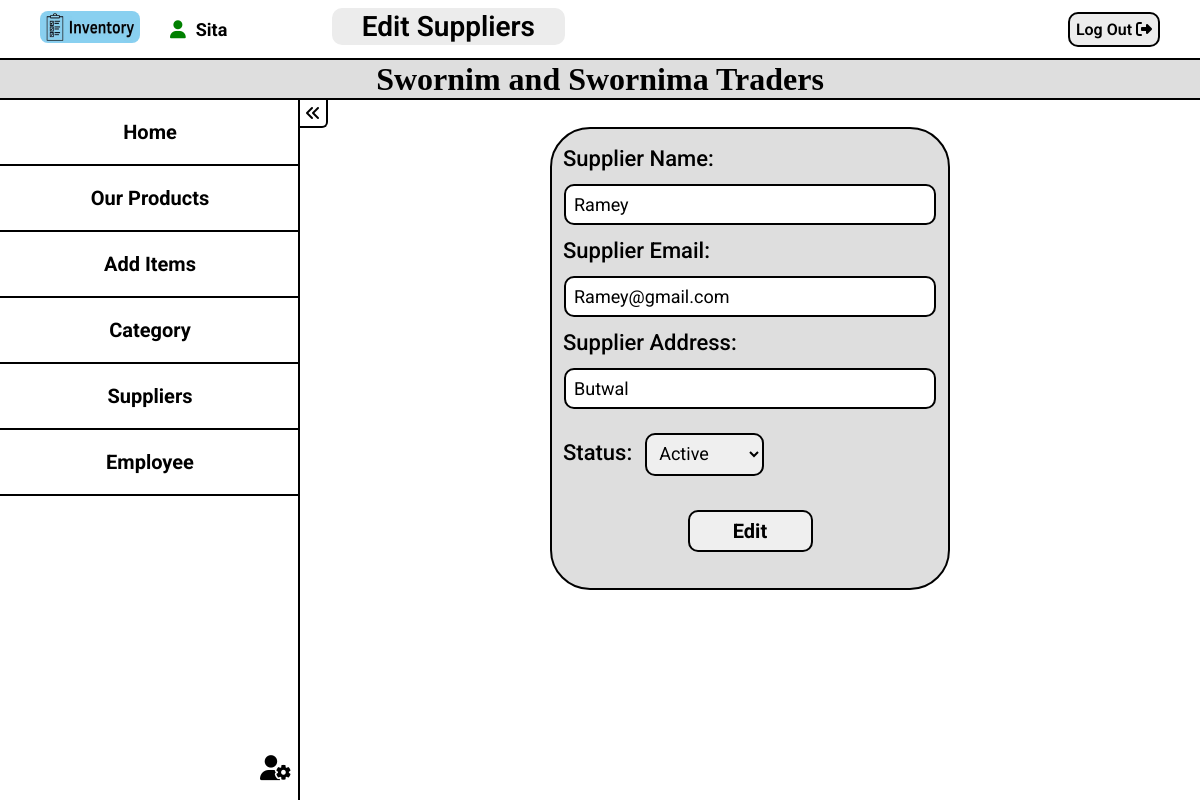
Screenshot of /pages/editsupplier.php?id=4 (signed in) with the database file from the repository.
### tables this page shows
CREATE TABLE `employee` (
  `Employee_ID` int(11) NOT NULL,
  `Employee_email` varchar(100) NOT NULL,
  `Employee_password` varchar(50) NOT NULL,
  `Employee_name` text NOT NULL
);

CREATE TABLE `supplier` (
  `Supplier_ID` int(11) NOT NULL,
  `Supplier_Name` varchar(255) NOT NULL,
  `Supplier_Address` varchar(255) NOT NULL,
  `Supplier_Email` varchar(100) NOT NULL,
  `Supplier_Status` varchar(100) NOT NULL
);

### pages/editsupplier.php (the view, shortened to what this page needs)
<?php
 require("../Function/connect.php");
 ?>
<!DOCTYPE html>
<html lang="en">
  <head>
    <link rel="stylesheet" href="../assets/css/form.css" />
    <link rel="stylesheet" href="../assets/css/base.css">
    <link
      rel="stylesheet"
      href="https://cdnjs.cloudflare.com/ajax/libs/font-awesome/6.2.1/css/all.min.css"
    />
  </head>
  <body>
    <nav class="top">
    <div class="logo"><a href="../index.php"><img src="../assets/images/logo.jpg" alt="logo" /></a><div class="username"><i class="fa-solid fa-user"></i><?php
    if(isset($_SESSION['email'])){
      $username=mysqli_fetch_assoc(mysqli_query($conn, "SELECT * FROM `employee` WHERE Employee_email='".$_SESSION['email']."'"));
      echo $username['Employee_name'];
    }
    ?></div></div>
      <ul>
      <li class="logout"><a href="../Function/logout.php"> Log Out <i class="fa-solid fa-right-from-bracket"></i></a></li>
      <li class="add">Edit Suppliers</li>
      </ul>
    </nav>
    <div class="shopname">Swornim and Swornima Traders</div>
    <nav class="side sideActive">
      <ul>
      <li><a href="./dashboard.php">Home</a></li>
        <li><a href="./ourproducts.php">Our Products</a></li>
        <li><a href="./additems.php">Add Items</a></li>
        <li><a href="./categories.php">Category</a></li>
        <li><a href="./suppliers.php">Suppliers</a></li>
        <li><a href="./employee.php">Employee</a></li>
        <a href="./settings.php"><i class="fa-solid fa-user-gear settings"></a></i>
      </ul>
      <i class="fa-solid fa-angles-left back"></i>
    </nav>
    <div class="wrapper">
      <div class="container">
      <form method="post" action="../Function/editsupplier.php">
        <?php
            if($_GET){
                $id = $_GET["id"];
            }
            else{
                header("location: ./suppliers.php");
            }
            $res = mysqli_query($conn, "SELECT * FROM `supplier` WHERE `Supplier_ID` = '$id'");
            if($res){
                while($row = mysqli_fetch_assoc($res)){
?>
    <label for="name" >Supplier Name:</label><input type="text" placeholder="Supplier Name" id="name" required name="suppliername"
    <?php echo "value='".$row['Supplier_Name']."'";?>>
     <label for="email" >Supplier Email:</label><input type="text" placeholder="Supplier Email" id="email" required name="supplieremail"
<?php echo "value='".$row['Supplier_Email']."'";?>>
     <label for="address" >Supplier Address:</label><input type="text" placeholder="Supplier Address" id="address" required name="supplieraddress"
<?php echo "value='".$row['Supplier_Address']."'";?>>
     <div class="row">
  <label for="status" >Status:</label><select name="supplierstatus" id="status">
    <option value="active">Active</option>
  </select>
</div>
<label for="button"></label><input type="submit" value="Edit" id="button" required></div>
</div>
            <?php
                }
            }
            else{
                echo "<script>alert('Some error occured!')</script>";
                echo "<script>location.href= '../pages/suppliers.php'</script>";
            }
        ?>
  </body>
</html>

### assets/css/form.css (style rules this page uses)
.wrapper { display:flex; justify-content: center; align-items: center; height:calc(100vh - 350px); }
.container form { display: flex; flex-direction:column; padding: 1rem 0; width: 400px; border: 2px solid black; border-radius: 40px; background-color:#dedede; }
.container form > input, .container form .row > select { font-size: 18px; padding:8px; margin:12px; border-radius:10px; border:2px solid black; }
.container form .row > select { cursor: pointer; }
.container form .row > select { width: 30%; }
.container form > label, .container form .row > label { margin-left:10px; font-size: 22px; font-weight:500; padding:1px; }
#button { margin:20px auto; height:42px; width:125px; cursor:pointer; font-size: 20px; font-weight: bolder; padding:0.2px; }

### assets/css/base.css (style rules this page uses)
* { margin: 0; padding: 0; box-sizing: border-box; font-family: 'Roboto', sans-serif; }
body { overflow-x: hidden; }
a { text-decoration: none; color: black; }
.top { width: 100vw; padding: 0px 40px; height: 60px; display: flex; align-items: center; justify-content: space-between; border-bottom: 2px solid black; position: fixed; inset: 0; z-index: 100; background-color: white; }
.logo img { height: 32px; width: 100px; cursor: pointer; border-radius: 8px; }
.logo { display: flex; align-items: center; font-weight: bold; font-size: 18px; gap:30px; }
.fa-user { padding-right:10px; color: green; }
.top ul { list-style: none; }
.logout { cursor: pointer; border: 2px solid black; border-radius: 10px; padding: 6px; background-color: #ececec; font-weight: 600; }
.add { background-color: #ececec; border-radius: 10px; position:fixed; right:635px; top:8px; padding:2px 30px; font-size: 28px; font-weight: 600; }
.shopname { height: 40px; width: 100vw; display: flex; align-items: center; justify-content: center; border-bottom: 2px solid black; top: 60px; background-color: #dedede; position: fixed; font-weight: bolder; font-size: 32px; font-family: 'Lora', serif; }
.side { width: 300px; height: calc(100vh - 100px); border-right: 2px solid black; display: flex; flex-direction: column; position: fixed; top: 100px; left: 0; transform: translateX(-100%); transition: transform 0.2s ease; }
.sideActive { transform: translateX(0%); }
.side ul { list-style: none; width: 100%; }
.side ul li { cursor: pointer; padding: 20px; border-bottom: 2px solid black; width: 300px; text-align: center; font-size: 20px; font-weight:bold; }
.back { position: absolute; top: 0px; right: -30px; border-right: 2px solid black; border-bottom: 2px solid black; border-bottom-right-radius: 6px; padding: 5px; cursor: pointer; }
.settings { position:fixed; cursor: pointer; left: 260px; bottom: 20px; font-size: 25px; }
.wrapper { margin-top:133px; margin-left: 350px; margin-right:50px; transition: margin-right .3s ease; }
.container { display:flex; justify-content:center; flex-wrap:wrap; }

### rows the page displays
employee: Employee_name "Sita"
supplier: suppliername "Ramey", supplieremail "Ramey@gmail.com", supplieraddress "Butwal"
